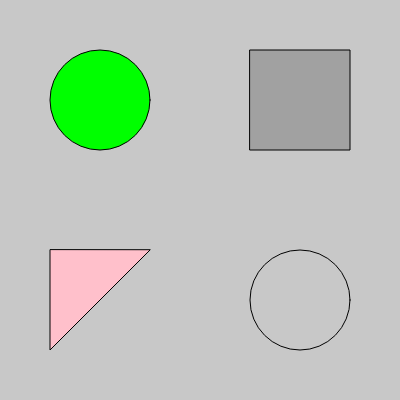
Frame 1 (no input)
Frame 60 (no input): identical to frame 1, image omitted
Frame 120 (the mouse pressed at the canvas centre since frame 60): identical to frame 1, image omitted

The p5.js sketch that drew this single still picture (run headless with seeded random() and noise() and a simulated clock; from frame 60 on, the mouse is pressed at the canvas centre):

// p5.js sketch
// ── sketch.js
let shapeWidth = 100;

function setup() {
  createCanvas(400, 400);
}

function draw() {
  background(200);

  fill(0, 255, 0);
  circle(width / 2 - shapeWidth, shapeWidth, shapeWidth);

  fill(0, 50);
  square(width / 2 + shapeWidth / 2, shapeWidth / 2, shapeWidth);

  fill("pink");
  triangle(
    shapeWidth / 2,
    height / 2 + shapeWidth / 2,
    shapeWidth / 2,
    height - shapeWidth / 2,
    width / 2 - shapeWidth / 2,
    height / 2 + shapeWidth / 2
  );

  noFill();
  circle(width / 2 + shapeWidth, height / 2 + shapeWidth, shapeWidth);
}
